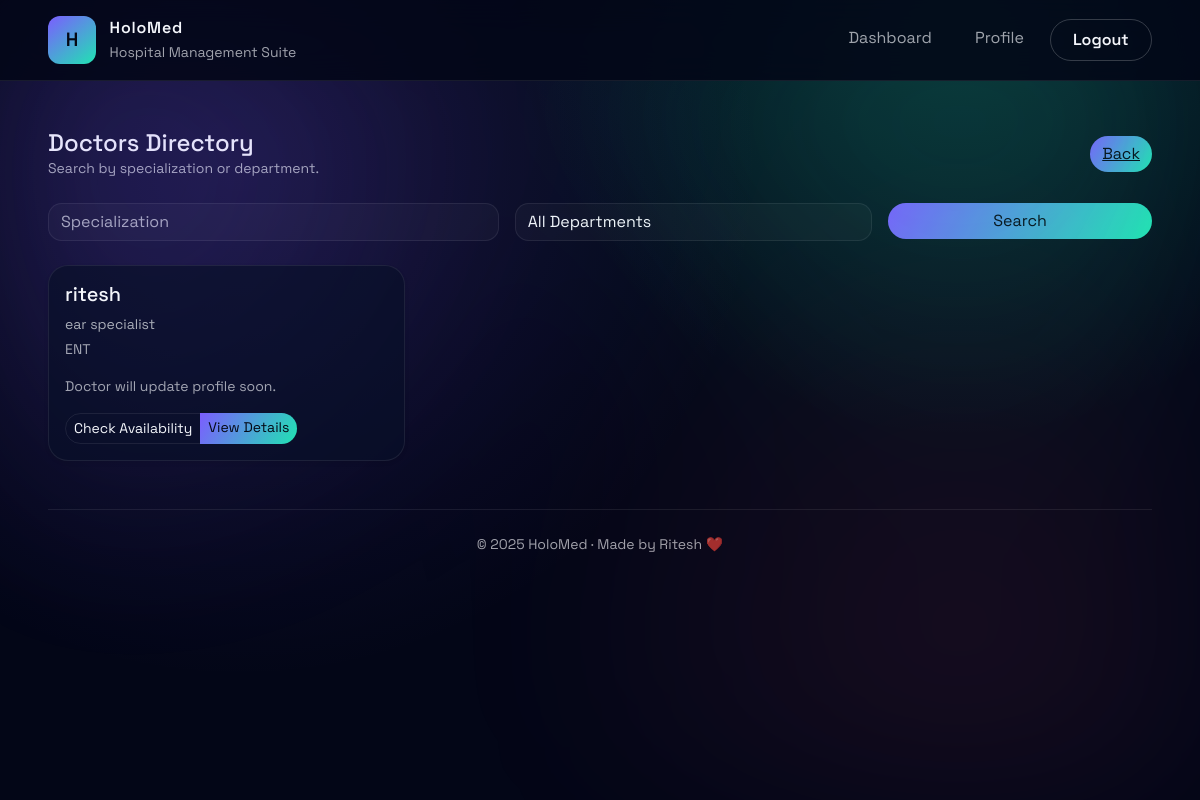
/patient/doctors (signed in), run on the app's committed database.
### app.py (models this page shows, shortened)
class User(db.Model):
    id = db.Column(db.Integer, primary_key=True)
    role = db.Column(db.String(20), nullable=False)
    full_name = db.Column(db.String(120), nullable=False)
    email = db.Column(db.String(120), unique=True, nullable=False)
    phone = db.Column(db.String(50))
    password_hash = db.Column(db.String(255), nullable=False)
    specialization = db.Column(db.String(120))
    experience_years = db.Column(db.Integer)
    bio = db.Column(db.Text)
    department_id = db.Column(db.Integer, db.ForeignKey("department.id"))
    is_active = db.Column(db.Boolean, default=True)
    is_blacklisted = db.Column(db.Boolean, default=False)
    created_at = db.Column(db.DateTime, default=datetime.utcnow)
    appointments_as_patient = db.relationship(
        "Appointment", foreign_keys="Appointment.patient_id", backref="patient", lazy=True
    )
    appointments_as_doctor = db.relationship(
        "Appointment", foreign_keys="Appointment.doctor_id", backref="doctor", lazy=True
    )

class Department(db.Model):
    id = db.Column(db.Integer, primary_key=True)
    name = db.Column(db.String(100), unique=True, nullable=False)
    description = db.Column(db.Text, nullable=True)
    doctors = db.relationship("User", backref="department", lazy=True)

### app.py (the view)
@app.route("/patient/doctors")
@login_required(role="patient")
def patient_doctors():
    specialization = request.args.get("specialization")
    dept_id = request.args.get("department_id")
    query = User.query.filter_by(role="doctor", is_active=True)
    if specialization:
        query = query.filter(User.specialization.ilike(f"%{specialization}%"))
    if dept_id:
        query = query.filter(User.department_id == to_int(dept_id))
    doctors = query.all()
    departments = Department.query.all()
    return render_template("patient/doctors.html", doctors=doctors, departments=departments)

### app.py (called while the page is built)
def get_current_user():
    user_id = session.get("user_id")
    if user_id:
        return User.query.get(user_id)
    return None

def login_required(role=None):
    def decorator(fn):
        @wraps(fn)
        def wrapper(*args, **kwargs):
            if not g.user:
                flash("Please log in to continue.", "warning")
                return redirect(url_for("login"))
            if role and g.user.role != role:
                flash("You are not authorized to view this page.", "danger")
                return redirect(url_for("dashboard"))
            return fn(*args, **kwargs)
        return wrapper
    return decorator

@app.before_request
def load_user():
    g.user = get_current_user()

@app.context_processor
def inject_helpers():
    def format_date(value):
        return value.strftime("%d %b %Y")
    return {
        "format_date": format_date,
        "today": date.today,
        "datetime": datetime,
        "timedelta": timedelta,
    }

### templates/patient/doctors.html (shortened to what this page needs)
{% extends "base.html" %}
{% block content %}
  <div class="d-flex justify-content-between align-items-center mb-4">
    <div>
      <h1 class="h4 mb-0">Doctors Directory</h1>
      <p class="text-muted small mb-0">Search by specialization or department.</p>
    </div>
    <a href="{{ url_for('dashboard') }}" class="btn btn-link">Back</a>
  </div>
  <form class="row g-3 mb-4" method="get">
    <div class="col-md-5">
      <input type="text" name="specialization" class="form-control" placeholder="Specialization" value="{{ request.args.get('specialization','') }}">
    </div>
    <div class="col-md-4">
      <select name="department_id" class="form-select">
        <option value="">All Departments</option>
      </select>
    </div>
    <div class="col-md-3">
      <button class="btn btn-primary w-100">Search</button>
    </div>
  </form>
  <div class="row g-3">
    {% for doctor in doctors %}
      <div class="col-md-6 col-xl-4">
        <div class="card h-100 shadow-sm">
          <div class="card-body">
            <h2 class="h5">{{ doctor.full_name }}</h2>
            <p class="text-muted small mb-1">{{ doctor.specialization or 'General Medicine' }}</p>
            <p class="small mb-3">{{ doctor.department.name if doctor.department else 'Department pending' }}</p>
            <p class="small mb-3">{{ doctor.bio or 'Doctor will update profile soon.' }}</p>
            <div class="btn-group">
              <a href="{{ url_for('doctor_availability_view', doctor_id=doctor.id) }}" class="btn btn-sm btn-outline-primary">Check Availability</a>
              <a href="{{ url_for('doctor_profile', doctor_id=doctor.id) }}" class="btn btn-sm btn-primary">View Details</a>
            </div>
          </div>
        </div>
      </div>
    {% else %}
      <div class="col-12">
        <p class="text-muted text-center">No doctors found for your search.</p>
      </div>
    {% endfor %}
  </div>
{% endblock %}

### static/css/styles.css (style rules this page uses)
:root { --hms-bg: #030617; --hms-panel: rgba(9, 16, 40, 0.65); --hms-outline: rgba(255, 255, 255, 0.08); --hms-primary: #7c5dff; --hms-secondary: #20e3b2; --hms-text: #f4f6fb; --hms-muted: rgba(244, 246, 251, 0.65); }
body { font-family: "Space Grotesk", system-ui, -apple-system, BlinkMacSystemFont, "Segoe UI", sans-serif; color: var(--hms-text); background: radial-gradient(circle at 20% 20%, rgba(124, 93, 255, 0.15), transparent 45%), radial-gradient(circle at 80% 0%, rgba(32, 227, 178, 0.18), transparent 35%), var(--hms-bg); min-height: 100vh; margin: 0; }
* { font-family: inherit; }
h1, h2, h3, h4, h5, h6, p, span, div, a, button, label, input, select, textarea { font-family: "Space Grotesk", system-ui, -apple-system, BlinkMacSystemFont, "Segoe UI", sans-serif; }
.app-body { position: relative; overflow-x: hidden; }
.card, .stat-card, .department-tile { background: var(--hms-panel); border: 1px solid var(--hms-outline); border-radius: 1.25rem; box-shadow: 0 20px 60px rgba(0, 0, 0, 0.35); color: var(--hms-text); font-family: "Space Grotesk", system-ui, -apple-system, BlinkMacSystemFont, "Segoe UI", sans-serif; }
.card-body { color: var(--hms-text); font-family: "Space Grotesk", system-ui, -apple-system, BlinkMacSystemFont, "Segoe UI", sans-serif; }
.card-body p, .card-body .text-muted, .card-body .text-muted-50 { color: var(--hms-muted); font-family: "Space Grotesk", system-ui, -apple-system, BlinkMacSystemFont, "Segoe UI", sans-serif; }
.btn, .btn-primary { border-radius: 999px; border: none; background: linear-gradient(120deg, var(--hms-primary), var(--hms-secondary)); color: #050915; }
.btn-outline-primary, .btn-outline-danger, .btn-outline-secondary { border-radius: 999px; border: 1px solid var(--hms-outline); color: var(--hms-text); background: transparent; }
.form-control, .form-select, select, textarea { background: rgba(255, 255, 255, 0.03); border: 1px solid var(--hms-outline); color: var(--hms-text); border-radius: 0.85rem; }
.form-select option, select option { background-color: #050915; color: var(--hms-text); }

### data on the page
User: full_name "ritesh", specialization "ear specialist", department "ENT", bio "Doctor will update profile soon."
